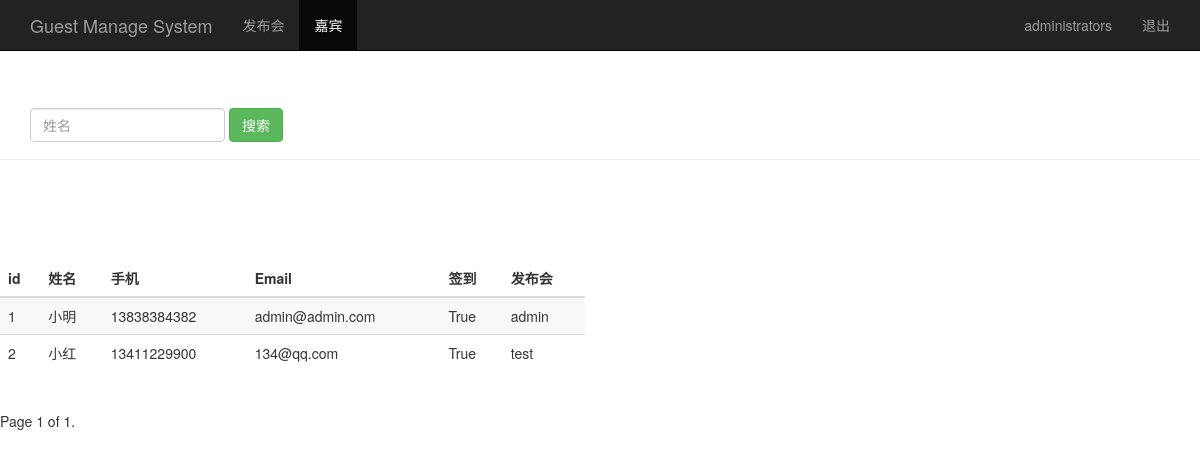
The page /guest_manage/ (signed in) on the database its author committed.
### sign/models.py (models this page shows, shortened)
class Guest(models.Model):
    event = models.ForeignKey(Event, on_delete=models.CASCADE)  # 关联发布会id
    realname = models.CharField(max_length=64)  # 姓名
    phone = models.CharField(max_length=16)  # 手机
    email = models.EmailField()  # 邮箱
    sign = models.BooleanField()  # 签到状态
    create_time = models.DateTimeField(auto_now=True)  # 创建时间，自动获取当前时间
    class Meta:
        unique_together = ("event", "phone")

class Event(models.Model):
    name = models.CharField(max_length=100)  # 发布会标题
    limit = models.IntegerField()  # 参加人数
    status = models.BooleanField()  # 状态
    address = models.CharField(max_length=200)  # 地址
    start_time = models.DateTimeField("evens time")  # 发布会时间
    create_time = models.DateTimeField(auto_now=True)  # 创建时间，自动获取当前时间
    def __str__(self):
        return self.name

### sign/views.py (the view)
# urls.py: url(r'^guest_manage/$', views.guest_manage),
@login_required
def guest_manage(request):
    username = request.session.get('user', '')
    guest_list = Guest.objects.all().order_by("id")
    paginator = Paginator(guest_list, 2)
    page = request.GET.get("page")
    try:
        contacts = paginator.page(page)
    except PageNotAnInteger:
        contacts = paginator.page(1)
    except EmptyPage:
        contacts = paginator.page(paginator.num_pages)
    return render(request, "guest_manage.html", {"user": username,
                                                 "guests": contacts, })

### sign/templates/guest_manage.html (shortened to what this page needs)
<!DOCTYPE html>
<html lang="zh-CN">
    <head>
        {% load bootstrap3 %}
        {% bootstrap_css %}
    </head>
    <body role="document">
        <nav class="navbar navbar-inverse navbar-fixed-top">
            <div class="container">
                <div class="navbar-header">
                    <a class="navbar-brand" href="/event_manage/">Guest Manage System</a>
                </div>
                <div id="navbar" class="collapse navbar-collapse">
                    <ul class="nav navbar-nav">
                        <li><a href="/event_manage/">发布会</a></li>
                        <li class="active"><a href="#">嘉宾</a></li>
                    </ul>
                    <ul class="nav navbar-nav navbar-right">
                        <li><a href="#">{{ user }}</a></li>
                        <li><a href="/logout/">退出</a></li>
                    </ul>
                </div>
            </div>
        </nav>
        <div class="page-header" style="padding-top:60px;">
            <div id="navbar" class="navbar-collapse collapse">
                <form class="navbar-form" method="get" action="/search_guest_name/">
                    <div class="form-group">
                        <input name="realname" type="text" placeholder="姓名" class="form-control">
                    </div>
                    <button type="submit" class="btn btn-success">搜索</button>
                </form>
            </div>
        </div>
        <div class="row" style="padding-top: 80px;">
            <div class="col-md-6">
                <table class="table table-striped">
                    <thead>
                        <tr>
                            <th>id</th>
                            <th>姓名</th>
                            <th>手机</th>
                            <th>Email</th>
                            <th>签到</th>
                            <th>发布会</th>
                        </tr>
                    </thead>
                    <tbody>
                        {% for guest in guests %}
                            <tr>
                                <td>{{ guest.id }}</td>
                                <td>{{ guest.realname }}</td>
                                <td>{{ guest.phone }}</td>
                                <td>{{ guest.email }}</td>
                                <td>{{ guest.sign }}</td>
                                <td>{{ guest.event }}</td>
                            </tr>
                        {% endfor %}
                    </tbody>
                </table>
            </div>
        </div>
        <div class="pagination">
            <span class="step-links">
                <span class="current">
                    Page {{ guests.number }} of {{ guests.paginator.num_pages }}.
                </span>
            </span>
        </div>
    </body>
</html>

### rows shown on the page
Guest: id "1", realname "小明", phone "13838384382", email "admin@admin.com", sign "True", event "admin"
Guest: id "2", realname "小红", phone "13411229900", email "134@qq.com", sign "True", event "test"

### other values the page prints
{{ user }} "administrators"
{{ guests.number }} "1"
{{ guests.paginator.num_pages }} "1"
